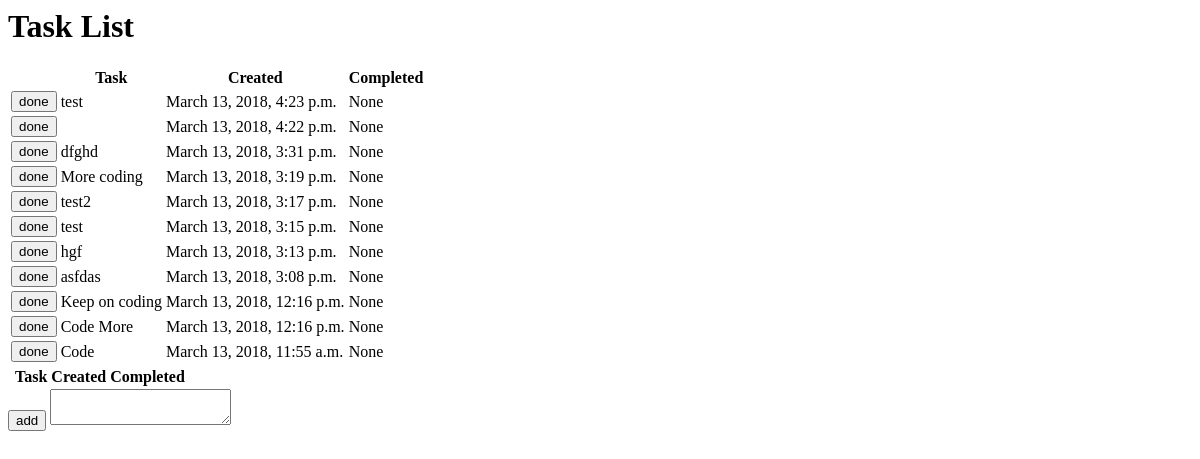
The page /todoapp/ on the database as committed earlier.
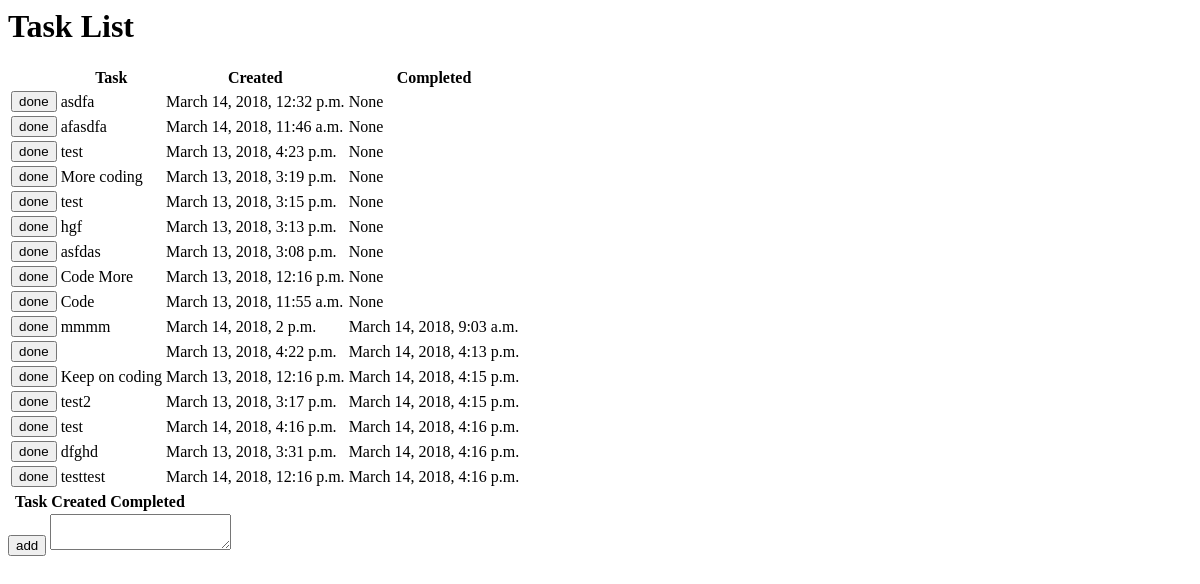
The same page on the database as committed later.
### todoapp/models.py (models this page shows, shortened)
class Task(models.Model):
    task_text = models.CharField(max_length=200)
    created_date = models.DateTimeField(auto_now_add=True)
    finished_date = models.DateTimeField(null=True, blank=True)

### todoapp/views.py (the view)
# urls.py: path('', views.index, name='index'),
def index(request):
    task_list = Task.objects.order_by('finished_date', '-created_date')
    context = {'task_list': task_list}
    return render(request, 'todoapp/index.html', context)

### todoapp/templates/todoapp/index.html (shortened to what this page needs)
<h1>Task List</h1>
<table id="task_table">
    <tr>
        <th></th>
        <th>Task</th>
        <th>Created</th>
        <th>Completed</th>
    </tr>
    {% for task in task_list %}
    <tr>
        <form id="container" action="{% url 'todoapp:completetask' task.id %}" method="post">
        <td><button id="done" value="submit">done</button></td>
        <td>{{task.task_text}}</td>
        <td>{{task.created_date}}</td>
        <td>{{task.finished_date}}</td>
        </form>
    </tr>
    {% endfor %}
</table>
<table id="completed_task_table">
    <tr>
        <th></th>
        <th>Task</th>
        <th>Created</th>
        <th>Completed</th>
    </tr>
</table>
<form id="container" action="{% url 'todoapp:createtask' %}" method="post">
    <button type="submit" id="add_bt">add</button>
    <textarea id="add_task_input" name="add_task"></textarea>
</form>

Rows that differ between the two databases and show on the page:
added Task: task_text "asdfa", created_date "March 14, 2018, 12:32 p.m.", finished_date "None"
added Task: task_text "afasdfa", created_date "March 14, 2018, 11:46 a.m.", finished_date "None"
added Task: task_text "mmmm", created_date "March 14, 2018, 2 p.m.", finished_date "March 14, 2018, 9:03 a.m."
changed Task: finished_date "None" → "March 14, 2018, 4:13 p.m."; moves down the list
changed Task "Keep on coding": finished_date "None" → "March 14, 2018, 4:15 p.m."; moves down the list
changed Task "test2": finished_date "None" → "March 14, 2018, 4:15 p.m."; moves down the list
added Task: task_text "test", created_date "March 14, 2018, 4:16 p.m.", finished_date "March 14, 2018, 4:16 p.m."
changed Task "dfghd": finished_date "None" → "March 14, 2018, 4:16 p.m."; moves down the list
added Task: task_text "testtest", created_date "March 14, 2018, 12:16 p.m.", finished_date "March 14, 2018, 4:16 p.m."
